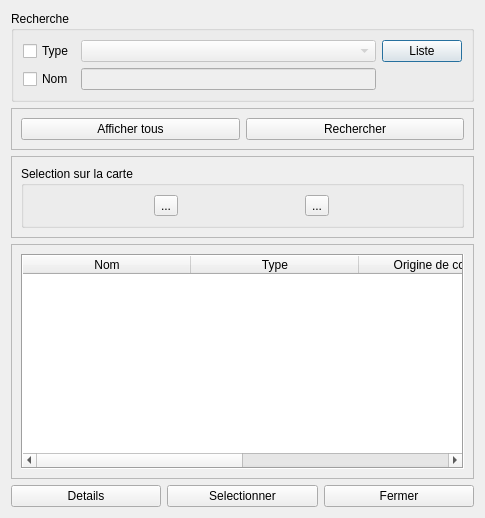
<?xml version="1.0" encoding="UTF-8"?>
<ui version="4.0">
 <class>Dialog</class>
 <widget class="QDialog" name="Dialog">
  <property name="geometry">
   <rect>
    <x>0</x>
    <y>0</y>
    <width>485</width>
    <height>518</height>
   </rect>
  </property>
  <property name="windowTitle">
   <string>Recherche d'une aire à statut spécifique</string>
  </property>
  <property name="modal">
   <bool>false</bool>
  </property>
  <layout class="QVBoxLayout" name="verticalLayout_2">
   <item>
    <widget class="QGroupBox" name="groupBox">
     <property name="title">
      <string>Recherche</string>
     </property>
     <layout class="QHBoxLayout" name="horizontalLayout_4">
      <item>
       <layout class="QGridLayout" name="gridLayout">
        <item row="0" column="0">
         <widget class="QCheckBox" name="checkBoxType">
          <property name="text">
           <string>Type</string>
          </property>
         </widget>
        </item>
        <item row="1" column="0">
         <widget class="QCheckBox" name="checkBoxNom">
          <property name="text">
           <string>Nom</string>
          </property>
         </widget>
        </item>
        <item row="1" column="1">
         <widget class="QLineEdit" name="lineEditNom">
          <property name="enabled">
           <bool>false</bool>
          </property>
         </widget>
        </item>
        <item row="0" column="2">
         <widget class="QPushButton" name="btnListe">
          <property name="text">
           <string>Liste</string>
          </property>
         </widget>
        </item>
        <item row="0" column="1">
         <widget class="QComboBox" name="comboBoxType">
          <property name="enabled">
           <bool>false</bool>
          </property>
         </widget>
        </item>
       </layout>
      </item>
     </layout>
    </widget>
   </item>
   <item>
    <widget class="QFrame" name="frame">
     <property name="frameShape">
      <enum>QFrame::StyledPanel</enum>
     </property>
     <property name="frameShadow">
      <enum>QFrame::Raised</enum>
     </property>
     <layout class="QVBoxLayout" name="verticalLayout_3">
      <item>
       <layout class="QHBoxLayout" name="horizontalLayout">
        <item>
         <widget class="QPushButton" name="btnAfficherTous">
          <property name="text">
           <string>Afficher tous</string>
          </property>
         </widget>
        </item>
        <item>
         <widget class="QPushButton" name="btnRechercher">
          <property name="text">
           <string>Rechercher</string>
          </property>
         </widget>
        </item>
       </layout>
      </item>
     </layout>
    </widget>
   </item>
   <item>
    <widget class="QFrame" name="frame_2">
     <property name="frameShape">
      <enum>QFrame::StyledPanel</enum>
     </property>
     <property name="frameShadow">
      <enum>QFrame::Raised</enum>
     </property>
     <layout class="QVBoxLayout" name="verticalLayout_4">
      <item>
       <widget class="QGroupBox" name="groupBox_2">
        <property name="title">
         <string>Selection sur la carte</string>
        </property>
        <layout class="QVBoxLayout" name="verticalLayout_6">
         <item>
          <layout class="QHBoxLayout" name="horizontalLayout_2">
           <item>
            <widget class="QToolButton" name="toolBtnSelectionSurCarte">
             <property name="text">
              <string>...</string>
             </property>
            </widget>
           </item>
           <item>
            <widget class="QToolButton" name="toolBtnSelectionSurCarte_2">
             <property name="text">
              <string>...</string>
             </property>
            </widget>
           </item>
          </layout>
         </item>
        </layout>
       </widget>
      </item>
     </layout>
    </widget>
   </item>
   <item>
    <widget class="QFrame" name="frame_3">
     <property name="frameShape">
      <enum>QFrame::StyledPanel</enum>
     </property>
     <property name="frameShadow">
      <enum>QFrame::Raised</enum>
     </property>
     <layout class="QVBoxLayout" name="verticalLayout_5">
      <item>
       <layout class="QVBoxLayout" name="verticalLayout">
        <item>
         <widget class="QTableWidget" name="tableWidget">
          <property name="frameShape">
           <enum>QFrame::Box</enum>
          </property>
          <attribute name="horizontalHeaderDefaultSectionSize">
           <number>168</number>
          </attribute>
          <column>
           <property name="text">
            <string>Nom</string>
           </property>
          </column>
          <column>
           <property name="text">
            <string>Type</string>
           </property>
          </column>
          <column>
           <property name="text">
            <string>Origine de contour</string>
           </property>
          </column>
          <column>
           <property name="text">
            <string>Surface</string>
           </property>
          </column>
         </widget>
        </item>
       </layout>
      </item>
     </layout>
    </widget>
   </item>
   <item>
    <layout class="QHBoxLayout" name="horizontalLayout_3">
     <item>
      <widget class="QPushButton" name="btnDetail">
       <property name="text">
        <string>Details</string>
       </property>
      </widget>
     </item>
     <item>
      <widget class="QPushButton" name="btnSelectionner">
       <property name="text">
        <string>Selectionner</string>
       </property>
      </widget>
     </item>
     <item>
      <widget class="QPushButton" name="btnFermer">
       <property name="text">
        <string>Fermer</string>
       </property>
      </widget>
     </item>
    </layout>
   </item>
  </layout>
 </widget>
 <resources/>
 <connections/>
</ui>
